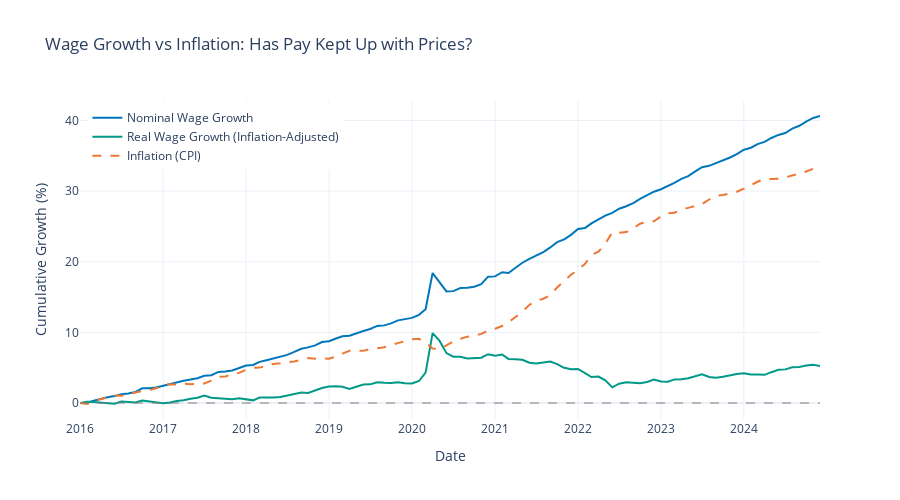

Notebook source saved alongside this figure:
### Markdown cell above
<a id="visualization"></a>
## 5. Visualization

Let's create visualizations to understand the patterns in the data using the real economic indicators we fetched from FRED and BLS.

### Code cell
# =============================================================================
# Visualization 1: Wage Growth vs Inflation
# =============================================================================

fig = go.Figure()

# Nominal wage growth
fig.add_trace(go.Scatter(
    x=growth_df.index,
    y=growth_df['avg_hourly_earnings_growth'],
    name='Nominal Wage Growth',
    line=dict(color='#0077BB', width=2),
))

# Real wage growth
fig.add_trace(go.Scatter(
    x=growth_df.index,
    y=growth_df['real_earnings_growth'],
    name='Real Wage Growth (Inflation-Adjusted)',
    line=dict(color='#009988', width=2),
))

# Inflation (CPI)
fig.add_trace(go.Scatter(
    x=growth_df.index,
    y=growth_df['cpi_growth'],
    name='Inflation (CPI)',
    line=dict(color='#EE7733', width=2, dash='dash'),
))

fig.update_layout(
    title='Wage Growth vs Inflation: Has Pay Kept Up with Prices?',
    xaxis_title='Date',
    yaxis_title='Cumulative Growth (%)',
    template='plotly_white',
    height=500,
    legend=dict(yanchor="top", y=0.99, xanchor="left", x=0.01),
    hovermode='x unified',
)

# Add zero line
fig.add_hline(y=0, line_dash="dash", line_color="gray", opacity=0.5)

fig.show()
